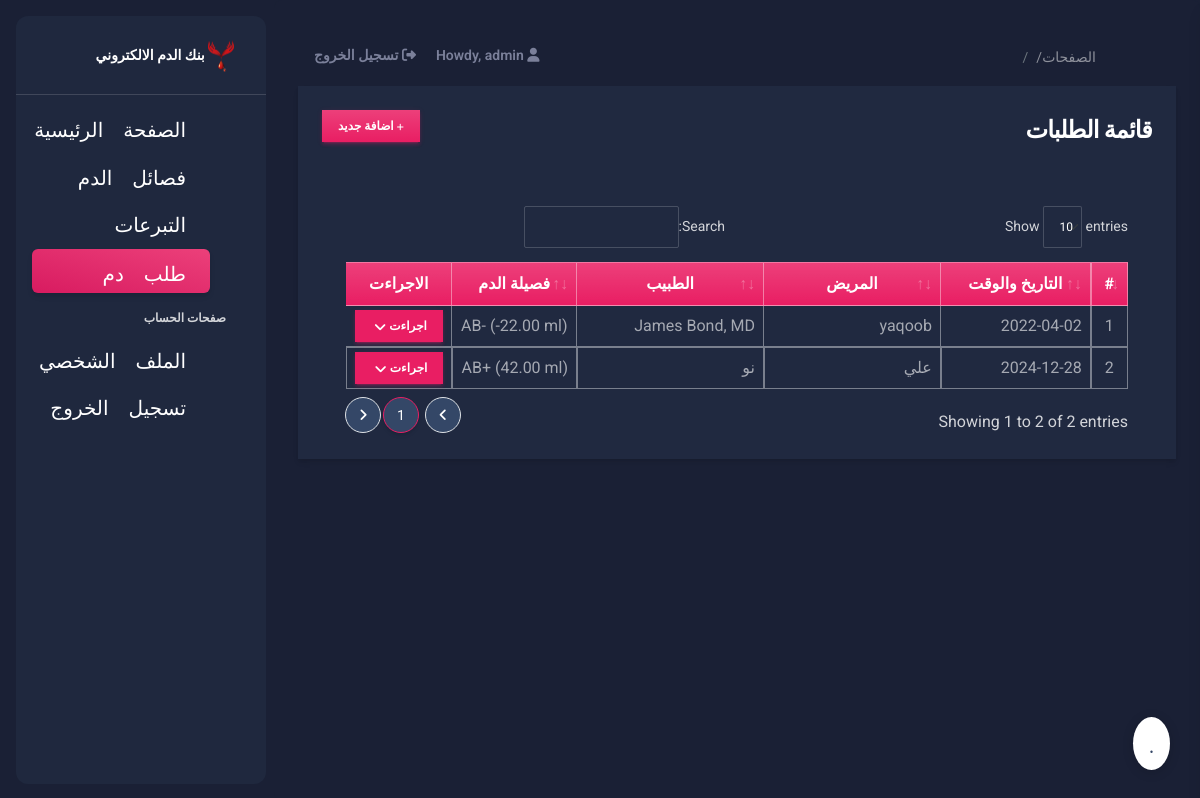
The app's page /brequest (signed in) with its own data.
### bbApp/models.py (models this page shows, shortened)
class Request(models.Model):
    blood_group = models.ForeignKey(Blood_Group, on_delete=models.CASCADE)
    patient_name = models.CharField(max_length=500)
    patient_gender = models.CharField(max_length=30, choices = (('Male' ,'Male'),('Female' ,'Female')))
    volume = models.FloatField(default=0)
    physician_name = models.CharField(max_length=500, blank=True,null=True)
    status = models.CharField(max_length=2, choices = (('1' ,'Pending'),('2' ,'Approved'),('3' ,'Handed-Over'),('4' ,'Denied')))
    date_created = models.DateTimeField(default=timezone.now)
    date_updated = models.DateTimeField(auto_now=True)

class Blood_Group(models.Model):
    name = models.CharField(max_length=250)
    status = models.CharField(max_length=2, choices=(('1','Active'),('2','Inactive')), default = 1)
    date_created = models.DateTimeField(default=timezone.now)
    date_updated = models.DateTimeField(auto_now=True)
    def __str__(self):
        return self.name

### bbApp/views.py (the view)
# urls.py: path('brequest', views.brequest_mgt,name="request-page"),
@login_required
def brequest_mgt(request):
    context['page'] = 'request_mgt'
    context['page_title'] = ' '
    brequests = models.Request.objects.all()
    context['brequests'] = brequests
    return render(request,'request_mgt.html',context)

### bbApp/templates/request_mgt.html (shortened to what this page needs)
{% extends 'layouts/base.html' %} {% load humanize %} {% block content %}
<div class="container-fluid">
    <div class="col-lg-12 col-md-12 col-sm-12 col-xs-12">
        <div class="card card-default rounded-0 shadow ">
            <div class="card-header">
                <div class="d-flex w-100 align-items-center justify-content-between">
                    <h4 class="card-title fw-bold">قائمة الطلبات</h4>
                    <div class="tools">
                        <button type="button" class="btn btn-primary rounded-0 bg-gradient btn-sm" id='add_new'><i class="fa fa-plus"></i> اضافة جديد</button>
                    </div>
                </div>
            </div>
            <div class="card-body">
                <div class="container-fluid">
                    <table class="table table-bordered" id="brequest-list">
                        <colgroup>
                            <col width="5%">
                            <col width="20%">
                            <col width="25%">
                            <col width="25%">
                            <col width="15%">
                            <col width="10%">
                        </colgroup>
                        <thead>
                            <tr class="bg-gradient bg-primary bg-opacity-50 text-light">
                                <th class="px-2 py-2 text-center">#</th>
                                <th class="px-2 py-2 text-center">التاريخ والوقت</th>
                                <th class="px-2 py-2 text-center">المريض</th>
                                <th class="px-2 py-2 text-center">الطبيب</th>
                                <th class="px-2 py-2 text-center">فصيلة الدم</th>
                                <th class="px-2 py-2 text-center">الاجراءت</th>
                            </tr>
                        </thead>
                        <tbody>
                            {% for brequest in brequests %}
                            <tr>
                                <td class="px-2 py-1 align-middle text-center">{{ forloop.counter }}</td>
                                <td class="px-2 py-1 align-middle">{{ brequest.date_created|date:"Y-m-d" }}</td>
                                <td class="px-2 py-1 align-middle">{{ brequest.patient_name }}</td>
                                <td class="px-2 py-1 align-middle">{{ brequest.physician_name }}</td>
                                <td class="px-2 py-1 align-middle text-center">{{ brequest.blood_group }} ({{ brequest.volume|floatformat:2|intcomma }} ml)</td>
                                <td class="px-2 py-1 align-middle text-center">
                                    <div class="dropdown">
                                        <button class="btn btn-primary btn-sm mb-0 rounded-0 dropdown-toggle" type="button" id="actionBtn-{{ brequest.pk }}" data-bs-toggle="dropdown" aria-expanded="false">
                                        اجراءت
                                        </button>
                                    </div>
                                </td>
                            </tr>
                            {% endfor %}
                        </tbody>
                    </table>
                </div>
            </div>
        </div>
    </div>
</div>
{% endblock content %}

### bbApp/templates/includes/navigation.html (shortened to what this page needs)
    <nav class="navbar navbar-main navbar-expand-lg px-0 mx-4 shadow-none border-radius-xl position-sticky mt-4 top-1 z-index-sticky" id="navbarBlur" navbar-scroll="true">
      <div class="container-fluid py-1 px-3">
        <nav aria-label="breadcrumb">
          <ol class="breadcrumb bg-transparent mb-0 pb-0 pt-1 px-0 me-sm-6 me-5">
            <li class="breadcrumb-item text-sm"><a class="opacity-5 text-dark" href="javascript:;">الصفحات/</a></li>
            <li class="breadcrumb-item text-sm text-dark active" aria-current="page">{{ page_title }}</li>
          </ol>
        </nav>
        <div class="collapse navbar-collapse mt-sm-0 mt-2 me-md-0 me-sm-4" id="navbar">
          <ul class="navbar-nav  justify-content-end">
            <li class="nav-item d-flex align-items-center">
              <a href="" class="nav-link text-body font-weight-bold px-3">
                <i class="fa fa-user me-sm-1"></i>
                  Howdy, {{ user.username }}
              </a>
            </li>
            <li class="nav-item d-flex align-items-center">
              <a href="{% url 'logout' %}" class="nav-link text-body font-weight-bold px-0">
                <i class="fa fa-sign-out me-sm-1"></i>
                <span class="d-sm-inline d-none">تسجيل الخروج</span>
              </a>
            </li>
          </ul>
        </div>
      </div>
    </nav>

### static/default/css/style.css (style rules this page uses)
html, body { height: 100%; width: 100%; max-height: 100%; overflow: auto; display: flex; flex-direction: column; }
.dark-version .table tbody tr:last-child td { border-width: 1px !important; }

### records on screen
Request: date_created "2022-04-02", patient_name "yaqoob", physician_name "James Bond, MD", blood_group "AB-", volume "-22.00"
Request: date_created "2024-12-28", patient_name "علي", physician_name "نو", blood_group "AB+", volume "42.00"

### other values on screen
{{ user.username }} "admin"
